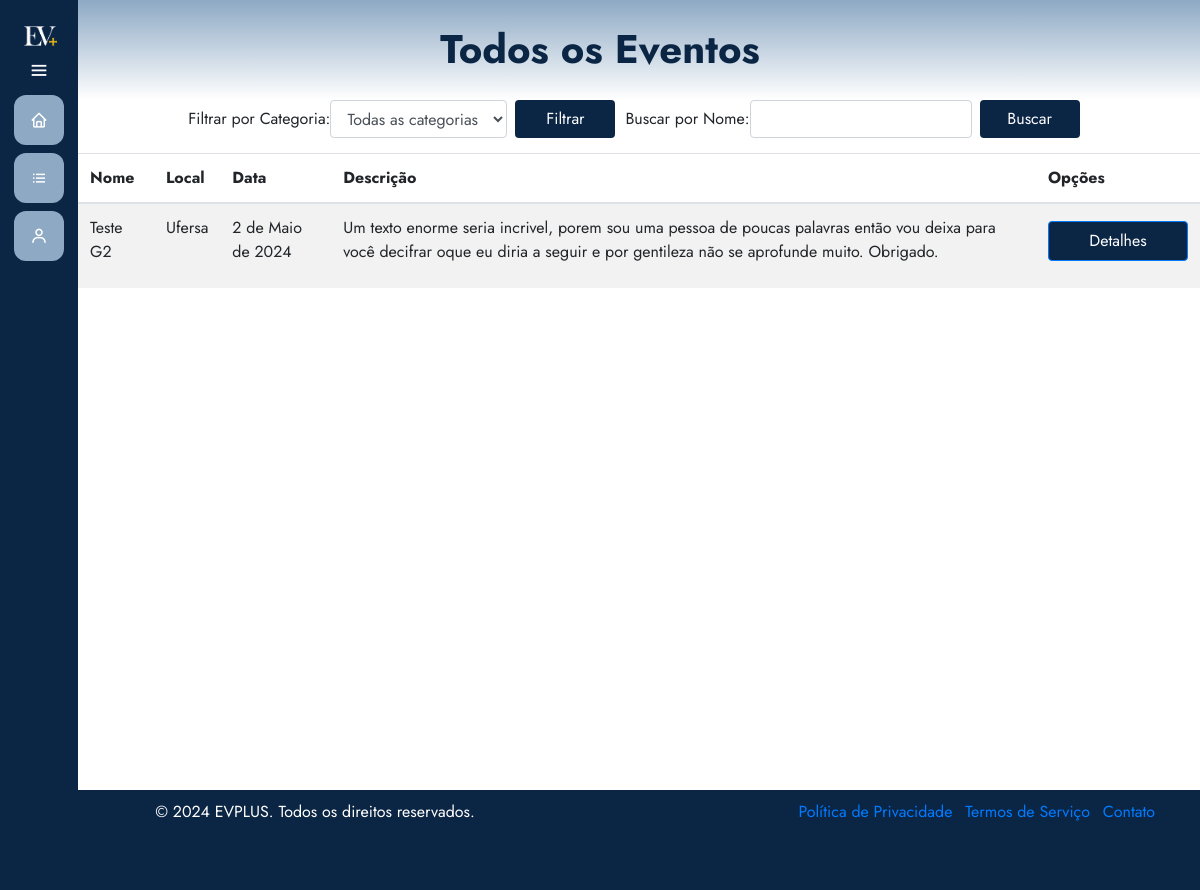
The page /eventos/todos-eventos/?categoria=Tecnologia on the database as committed earlier.
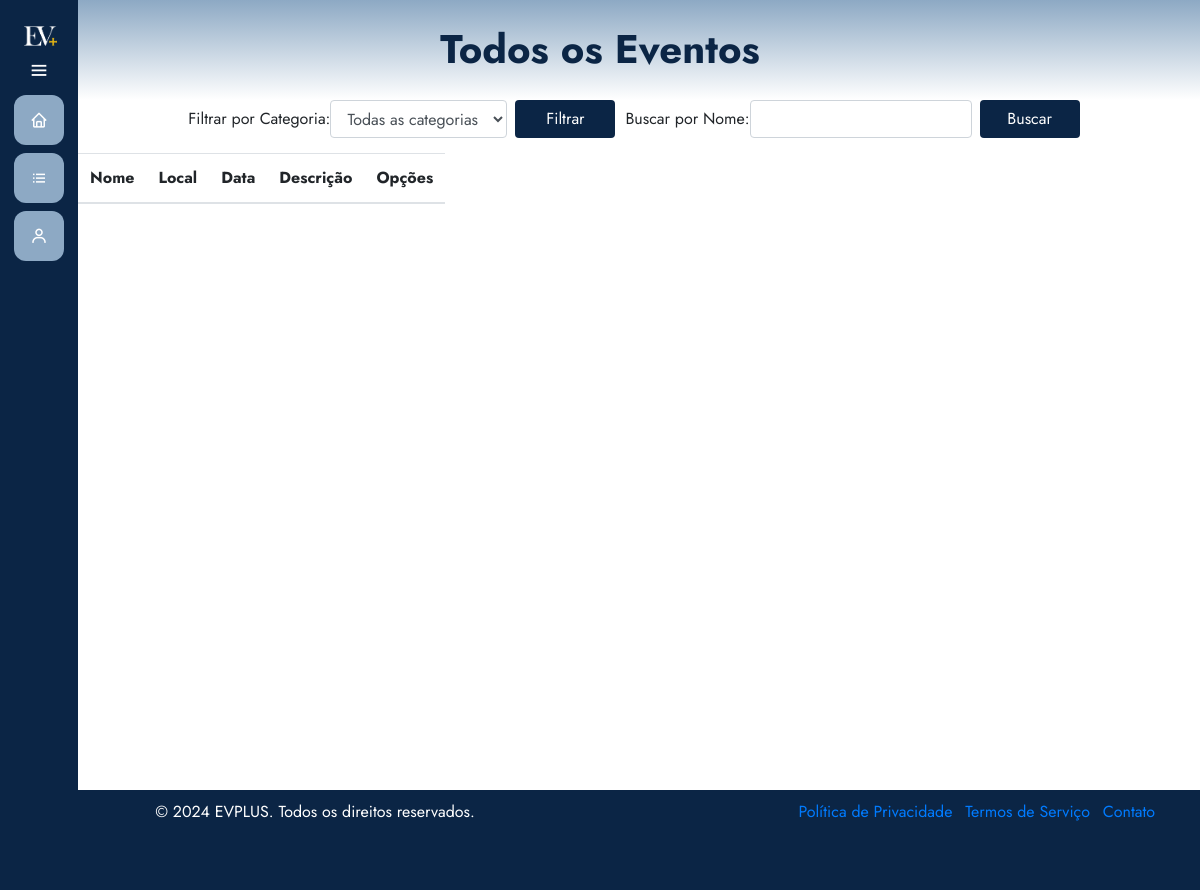
The same page on the database as committed later.
### eventos/models.py (models this page shows, shortened)
class Evento(models.Model):
    user = models.ForeignKey(User, on_delete=models.CASCADE)
    clients = models.ManyToManyField(User, through='Inscricao', related_name='eventos')
    name = models.CharField(max_length=100)
    description = models.TextField()
    local = models.CharField(max_length=100)
    date = models.DateField()
    time = models.TimeField()
    category = models.CharField(max_length=100)
    banner = models.ImageField(null=True, blank=True, upload_to='banners/')
    limite_inscricoes = models.PositiveIntegerField(null=True, blank=True, verbose_name="Limite de Inscrições")
    finalizado = models.BooleanField(default=False)
    certificados = models.ManyToManyField(User, through='Certificado', related_name='eventos_certificados')
    avaliacoes = models.ManyToManyField(User, through='Avaliacao', related_name='eventos_avaliados')

### eventos/views.py (the view)
# urls.py: path('todos-eventos/', views.listarTodosEventos, name='todos_eventos'),
def listarTodosEventos(request):
    exibir_sidebar = True
    categoria = request.GET.get('categoria')
    nome = request.GET.get('nome')
    eventosDisponiveis = Evento.objects.filter(finalizado=False)
    if categoria:
        eventosDisponiveis = eventosDisponiveis.filter(category=categoria)
    if nome:
        eventosDisponiveis = eventosDisponiveis.filter(name__icontains=nome)
    return render(request, 'todosEventos.html', {'eventos': eventosDisponiveis, 'exibir_sidebar': exibir_sidebar})

### eventos/templates/todosEventos.html (shortened to what this page needs)
{% extends 'base.html' %}
{% load static %}
{% block 'head' %}
    <link rel="stylesheet" href="{% static 'eventos/css/todosEventos.css' %}">
{% endblock %}
{% block 'dashboard' %}
    <div class="container">
        <div class="row">
            <div class="col-md-12">
                <form method="GET" action="{% url 'eventos:todos_eventos' %}" class="form-inline">
                    <div class="form-group mr-2">
                        <label for="categoria">Filtrar por Categoria:</label>
                        <select class="form-control" id="categoria" name="categoria">
                            <option value="">Todas as categorias</option>
                        </select>
                    </div>
                    <button type="submit" class="btn btn-filter">Filtrar</button>
                    <div class="form-group">
                        <label for="nome">Buscar por Nome:</label>
                        <input type="text" class="form-control mr-2" id="nome" name="nome">
                    </div>
                    <button type="submit" class="btn btn-filter">Buscar</button>
                </form>
            </div>
        <div class="row">
            <div class="col-md-12">
                <div class="panel panel-default">
                    <div class="panel-body">
                        <div class="table-responsive">
                            <table class="table table-striped">
                                <thead>
                                    <tr>
                                        <th>Nome</th>
                                        <th>Local</th>
                                        <th>Data</th>
                                        <th>Descrição</th>
                                        <th>Opções</th>
                                    </tr>
                                </thead>
                                <tbody>
                                    {% for evento in eventos %}
                                        <tr>
                                            <td>{{ evento.name }}</td>
                                            <td>{{ evento.local }}</td>
                                            <td>{{ evento.date }}</td>
                                            <td>{{ evento.description }}</td>
                                            <td>
                                                <a href="{% url 'eventos:detalhes_evento' evento.id %}" class="btn btn-primary">Detalhes</a>
                                            </td>
                                        </tr>
                                    {% endfor %}
                                </tbody>
                            </table>
                        </div>
                    </div>
                </div>
            </div>
        </div>
    </div>
{% endblock %}

Rows that differ between the two databases and show on the page:
removed Evento: name "Teste G2", local "Ufersa", date "2 de Maio de 2024", description "Um texto enorme seria incrivel, porem sou uma pessoa de poucas palavras então vou deixa para você decifrar oque eu diria a seguir e por gentileza não se aprofunde muito. Obrigado."
